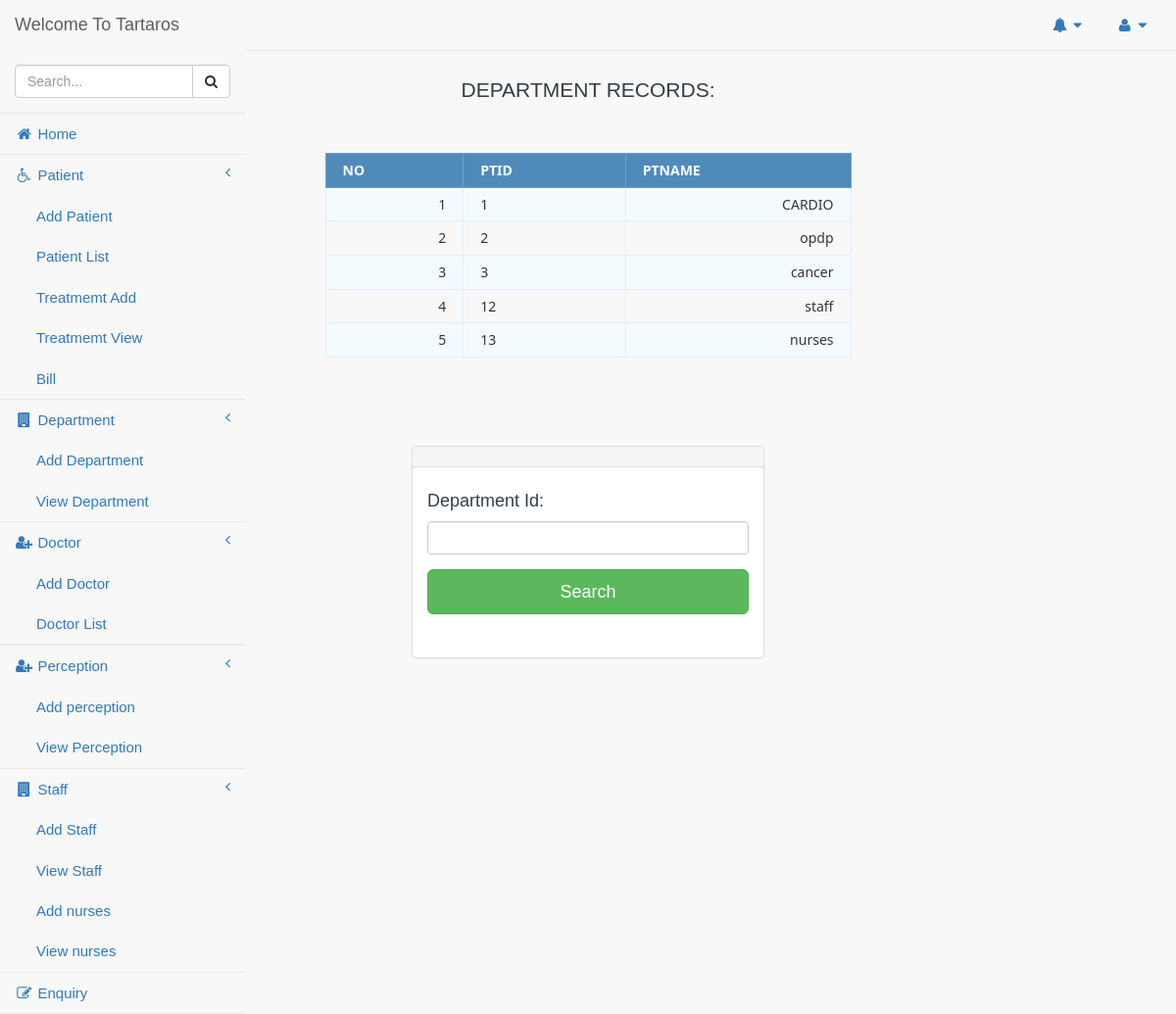
/pages/viewDepartment.php, run on the app's committed database.
### tables this page shows
CREATE TABLE `deptt` (
  `DEPTID` int(11) NOT NULL,
  `DEPTNAME` varchar(50) NOT NULL
);

### pages/viewDepartment.php (the view, shortened to what this page needs)
<?php
$conn = new mysqli("localhost","root","","hospital");
$sql = 'SELECT *
        FROM deptt';
$query = mysqli_query($conn, $sql);
?>
<!DOCTYPE html>
<html lang="en">
<head>
    <link href="../vendor/bootstrap/css/bootstrap.min.css" rel="stylesheet">
    <link href="../vendor/metisMenu/metisMenu.min.css" rel="stylesheet">
    <link href="../dist/css/sb-admin-2.css" rel="stylesheet">
    <link href="../vendor/morrisjs/morris.css" rel="stylesheet">
    <link href="../vendor/font-awesome/css/font-awesome.css" rel="stylesheet" type="text/css">
</head>
<body >
<div class="">
       <div id="wrapper" >
        <nav class="navbar navbar-default navbar-static-top " role="navigation" style="margin-bottom: 0">
            <div class="navbar-header">
                <a class=" navbar-brand" href="index.html" >Welcome To Tartaros</a>
            </div>
            <ul class=" nav navbar-top-links navbar-right">
                <li class="dropdown">
                    <a class="dropdown-toggle" data-toggle="dropdown" href="#">
                        <i class="fa fa-bell fa-fw"></i> <i class="fa fa-caret-down"></i>
                    </a>
                </li>
                <li class="dropdown">
                    <a class="dropdown-toggle" data-toggle="dropdown" href="#">
                        <i class="fa fa-user fa-fw"></i> <i class="fa fa-caret-down"></i>
                    </a>
                </li>
            </ul>
            <div class="navbar-default sidebar" role="navigation">
                <div class="sidebar-nav navbar-collapse">
                    <ul class="nav" id="side-menu">
                        <li class="sidebar-search">
                            <div class="input-group custom-search-form">
                                <input type="text" class="form-control" placeholder="Search...">
                                <span class="input-group-btn">
                                <button class="btn btn-default" type="button">
                                    <i class="fa fa-search"></i>
                                </button>
                            </span>
                            </div>
                        </li>
                        <li>
                            <a href="index.php"><i class="fa fa-dashboard fa-fw"></i> Home</a>
                        </li>
                        <li>
                            <a href="#"><i class="fa fa-bar-chart-o2 fa-fw"></i> Patient<span class="fa arrow"></span></a>
                            <ul class="nav nav-second-level">
                                <li>
                                    <a href="addpatient.php"> Add Patient</a>
                                </li>
                                <li>
                                    <a href="patientlist.php"> Patient List</a>
                                </li>
                                <li>
                                    <a href="treatmemtadd.php">Treatmemt Add</a>
                                </li>
                                <li>
                                    <a href="treatmemtview.php">Treatmemt View</a>
                                </li>
                                <li>
                                    <a href="bill.php">Bill</a>
                                </li>
                            </ul>
                        </li>
                        <li>
                            <a href="#"><i class="fa fa-bar-chart-o1 fa-fw"></i> Department<span class="fa arrow"></span></a>
                            <ul class="nav nav-second-level">
                                <li>
                                    <a href="addepartment.php">Add Department</a>
                                </li>
                                <li>
                                    <a href="viewDepartment.php">View Department</a>
                                </li>
                            </ul>
                        </li>
                        <li>
                            <a href="#"><i class="fa fa-bar-chart-o fa-fw"></i> Doctor<span class="fa arrow"></span></a>
                            <ul class="nav nav-second-level">
                                <li>
                                    <a href="adddoctor.php"> Add Doctor</a>
                                </li>
                                <li>
                                    <a href="doctorlist.php"> Doctor List</a>
                                </li>
                            </ul>
                        </li>
                        <li>
                         <li>
                            <a href="#"><i class="fa fa-bar-chart-o fa-fw"></i> Perception<span class="fa arrow"></span></a>
                            <ul class="nav nav-second-level">
                                <li>
                                    <a href="prec.php"> Add perception</a>
                                </li>
                                <li>
                                    <a href="preclist.php"> View Perception</a>
                                </li>
                            </ul>
                        </li>
                        <li>
                            <a href="#"><i class="fa fa-bar-chart-o1 fa-fw"></i> Staff<span class="fa arrow"></span></a>
                            <ul class="nav nav-second-level">
                                <li>
                                    <a href="staffadd.php">Add Staff</a>
                                </li>
                                <li>
                                    <a href="staffview.php">View Staff</a>
                                </li>
                                <li>
                                    <a href="nursesadd.php">Add nurses</a>
                                </li>
                                <li>
                                    <a href="nursesview.php">View nurses</a>
                                </li>
                            </ul>
                        </li>
                        <li>
                            <a href="#"><i class="fa fa-edit fa-fw"></i> Enquiry</a>
                        </li>
                    </ul>
                </div>
            </div>
        </nav>
    </div>
    <div class="container lead " style=" position: relative;">
        <h1 class="lead">Department Records:</h1>
        <br>
    <table class="data-table">
        <thead>
            <tr>
                <th>NO</th>
                <th>PTID</th>
                <th>PTNAME</th>
            </tr>
        </thead>
        <tbody>
        <?php
        $no     = 1;
        while ($row = mysqli_fetch_array($query))
        {
            echo '<tr>
                    <td>'.$no.'</td>
                    <td>'.$row['DEPTID'].'</td>
                    <td>'.$row['DEPTNAME'].'</td>
                </tr>';
        $no++;
        }
        ?>
        </tbody>
    </table>
    <div class="row">
            <div class="col-md-4 col-md-offset-4">
                <div class="login-panel panel panel-default">
                    <div class="panel-heading">
                    </div>
                    <div class="panel-body">
                        <form method="post" role="form">
                            <fieldset>
                                <div class="form-group">
                                    <h4>Department Id:</h4>
                                    <input class="form-control" type="text" name="id" id="id" autofocus required>
                                </div>
                                 <button type="submit" class="btn btn-lg btn-success btn-block" id="sub" name="sub">Search</button>
                            </fieldset>
                        </form>
                        <br>
                    </div>
                </div>
            </div>
        </div>
    </div>
    </div>
</body>
</html>

### pages/viewDepartment.php (style rules this page uses)
body { font-size: 15px; color: #343d44; font-family: "segoe-ui", "open-sans", tahoma, arial; padding: 0; margin: 0; }
table { margin: auto; font-family: "Lucida Sans Unicode", "Lucida Grande", "Segoe Ui"; font-size: 12px; }
h1 { margin: 25px auto 0; text-align: center; text-transform: uppercase; font-size: 17px; }
table td { transition: all .5s; }
.data-table { border-collapse: collapse; font-size: 14px; min-width: 537px; }
.data-table th, .data-table td { border: 1px solid #e1edff; padding: 7px 17px; }
.data-table thead th { background-color: #508abb; color: #FFFFFF; border-color: #6ea1cc !important; text-transform: uppercase; }
.data-table tbody td { color: #353535; }
.data-table tbody td:first-child, .data-table tbody td:nth-child(4), .data-table tbody td:last-child { text-align: right; }
.data-table tbody tr:nth-child(odd) td { background-color: #f4fbff; }

### data on the page
deptt: DEPTID "1", DEPTNAME "CARDIO"
deptt: DEPTID "2", DEPTNAME "opdp"
deptt: DEPTID "3", DEPTNAME "cancer"
deptt: DEPTID "12", DEPTNAME "staff"
deptt: DEPTID "13", DEPTNAME "nurses"
